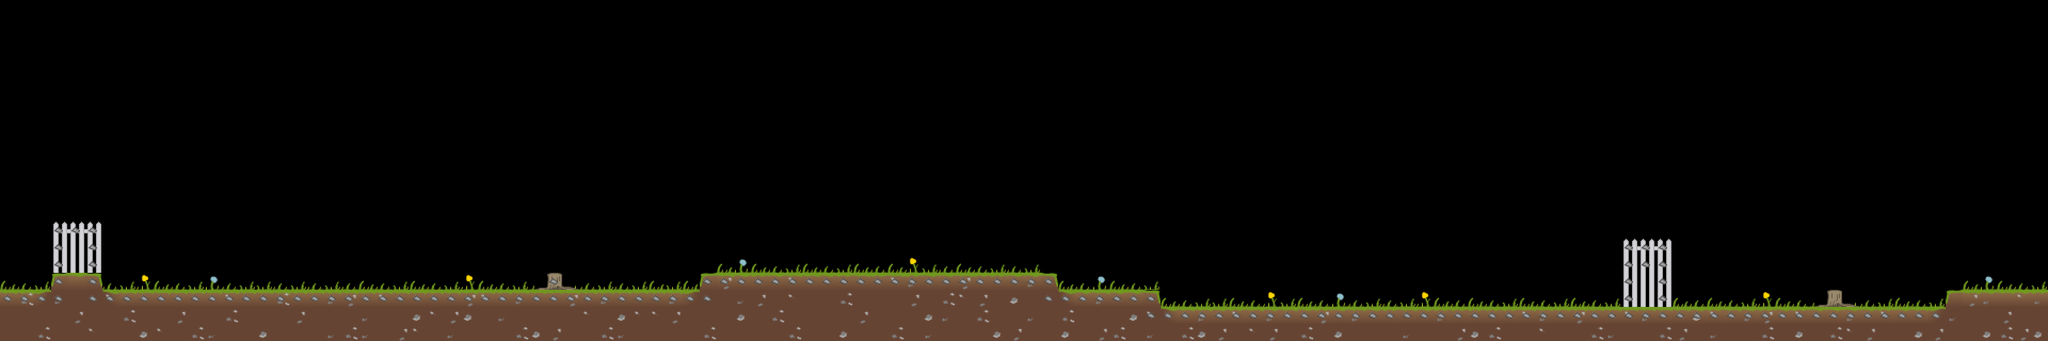

Rendered tile map (Tiled .tmx) drawn with the repository's tilesets; below, a short description and the map source with its tile grids summarised:
An orthogonal 120x20 tile map with 32x32 px tiles, 3 tile layers (Calque de Tile 1, Calque 3, collision).

<map version="1.0" orientation="orthogonal" width="120" height="20" tilewidth="32" tileheight="32">
 <properties>
  <property name="gravity" value="1.0" />
  <property name="rotate" value="false" />
  <property name="timestep" value="0.0001" />
 </properties>
 <tileset firstgid="1" name="tilesx2" tilewidth="32" tileheight="32">
  <image source="tilesx2.png" trans="ffffff" width="512" height="512" />
 </tileset>
 <layer name="Calque de Tile 1" width="120" height="20">
  <properties>
   <property name="foreground" value="true" />
  </properties>
  <data>[2400 cells, 470 non-empty, 22 distinct tile ids]</data>
 </layer>
 <layer name="Calque 3" width="120" height="20">
  <properties>
   <property name="foreground" value="true" />
  </properties>
  <data>[2400 cells, 137 non-empty, 5 distinct tile ids]</data>
 </layer>
 <layer name="collision" width="120" height="20">
  <data>[2400 cells, 136 non-empty, 1 distinct tile ids]</data>
 </layer>
</map>